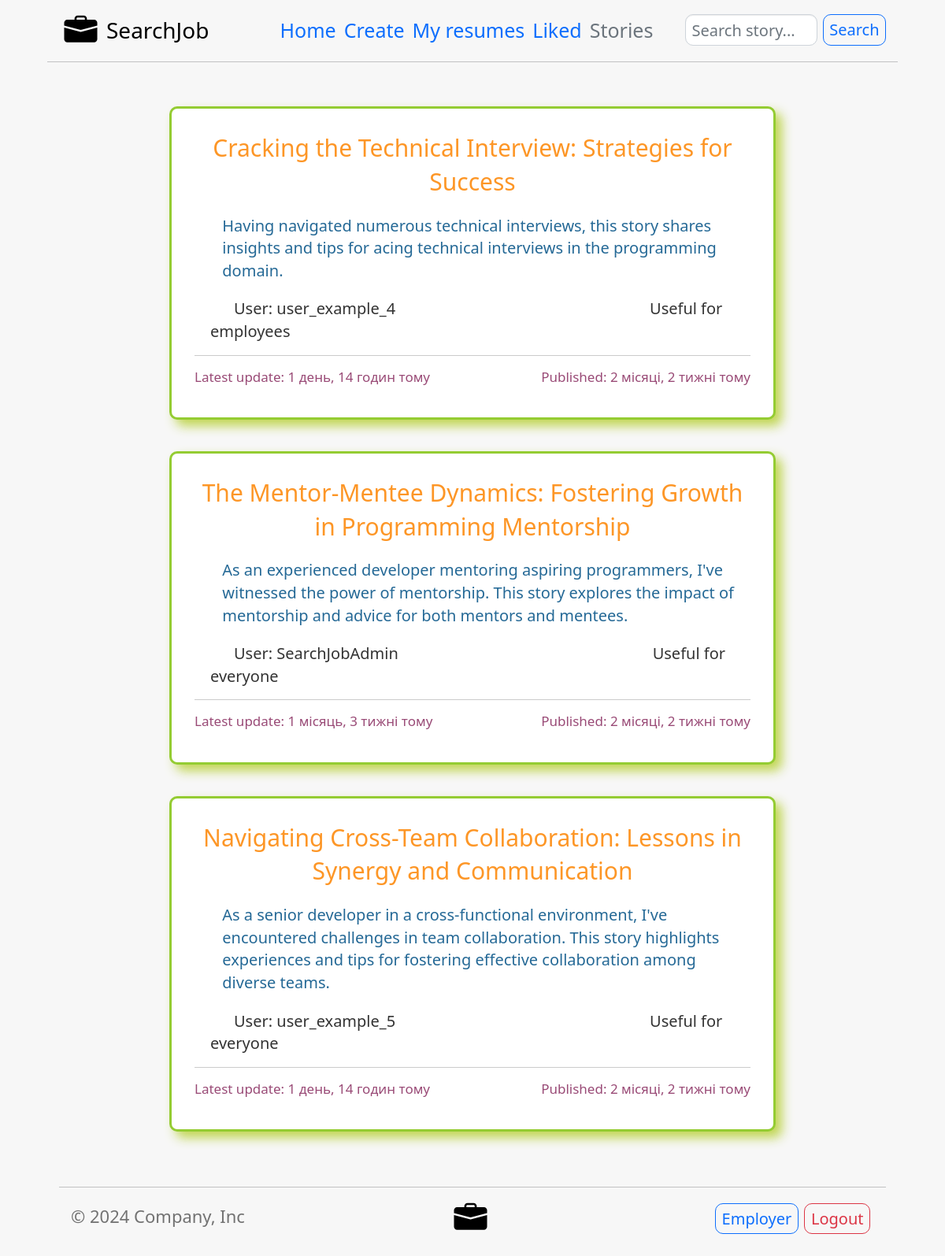
The page /story/liked_stories/ (signed in) on the database its author committed.
### story/models.py (models this page shows, shortened)
class StoryModel(models.Model):
    headline = models.CharField(verbose_name='Headline of story', max_length=200)
    title = models.TextField(verbose_name='Title of story')
    text = models.TextField(verbose_name='Text of story')
    for_who = models.CharField(verbose_name='Useful for whom', max_length=20, choices=types_of_profession(), default=types_of_profession()[2][0])
    comments = models.BooleanField(default=True)
    timestamp = models.DateTimeField(auto_now_add=True)
    update = models.DateTimeField(auto_now=True)
    user = models.ForeignKey(
        settings.AUTH_USER_MODEL,
        default=1,
        on_delete=models.PROTECT
    )
    def get_url_to_story(self):
        return f'/story/{self.id}/'
    class Meta:
        ordering = ['-timestamp']
        verbose_name = 'Story'
        verbose_name_plural = 'Stories'

### users/models.py (models this page shows)
class User(AbstractUser):
    first_name = models.CharField(max_length=40, verbose_name='First name')
    last_name = models.CharField(max_length=60, verbose_name='Last name')

### story/views.py (the view)
# urls.py: path('liked_stories/', liked_stories, name='stories-liked'),
def liked_stories(request):
    user = get_object_or_404(User, id=request.user.id)
    with open('additional_files/liked_stories.json', 'r') as file:
        data = json.load(file)
    user_id = str(user.id)
    try:
        liked_stories_lst = data['users'][user_id]
        queryset = StoryModel.objects.all().filter(id__in=liked_stories_lst)
    except KeyError:
        queryset = StoryModel.objects.all().filter(id__in=[0])
    query = request.GET.get('q_liked_s')
    if query:
        queryset = queryset.filter(
            Q(headline__icontains=query) |
            Q(for_who__icontains=query)
        )
    context = {
        'stories': queryset,
        'count_of_stories': len(queryset),
        'add_query': False,
        'user_side': settings.USER_SIDE,
        'current_year': get_current_year()
    }
    if query:
        context['add_query'] = True
    else:
        context['add_query'] = False
    return render(request, 'story/liked_stories.html', context)

### additional_functions/additional.py (called while the page is built)
def get_current_year():
    current_date = datetime.datetime.now()
    return current_date.year

### templates/story/liked_stories.html (shortened to what this page needs)
{% extends 'story/base_story_block.html' %}
{% block add_in_nav %}
    <form class="col-12 col-lg-auto mb-3 mb-lg-0 me-lg-3" style="display: flex;" action="" method="GET">
        <input type="text" style="margin-right: 7px; height: 40px; font-size: 20px; margin-top: 8px; border-radius: 10px;" name="q_liked_s" class="form-control" placeholder="Search story..." aria-label="Search" value="{{ request.GET.q_liked_s }}">
        <input type="submit" style="font-size: 20px; margin-top: 8px; border-radius: 10px;" value="Search" class="btn btn-outline-primary me-2">
    </form>
{% endblock add_in_nav %}
{% block main_content %}
    <div class="col-sm-8 col-sm-offset-2" style="margin-top: 50px; margin-bottom: 20px;">
        {% for story in stories %}
            <div class="row">
                <div class="col-sm-20" style="margin-bottom: 20px;">
                    <div class="thumbnail" style="border-radius: 10px; border: 3px solid rgba(130,196,15,0.85); box-shadow: 8px 8px 14px rgba(188,211,68,0.92);">
                        <div class="caption" style="padding: 25px;">
                            <div style="margin-bottom: 20px; text-align: center;">
                                <a href="{{ story.get_url_to_story }}" style="text-decoration: none; font-size: 30px; font-weight: 500; color: #fd9626">{{ story.headline }}</a>
                            </div>
                            <p style="font-size: 20px; margin-bottom: 20px; color: #256996; padding-left: 5%">
                                {{ story.title }}
                            </p>
                            <p style="width: 100%; overflow: hidden; margin-top: 20px; font-weight: 400; font-size: 20px; margin-left: 20px; margin-bottom: 15px;">
                                <span style="padding-left: 30px;">User: {{ story.user }}</span>
                                <span style="margin-left: 45%;">Useful for {{ story.for_who }}</span>
                            </p>
                            <hr>
                            <p style="display: flex; justify-content: space-between; font-size: 17px; margin-top: 15px; color: rgba(119,13,72,0.75)">
                                <span>Latest update: {{ story.update|timesince }} тому</span>
                                <span>Published: {{ story.timestamp|timesince }} тому</span>
                            </p>
                        </div>
                    </div>
                </div>
            </div>
        {% endfor %}
    </div>
{% endblock main_content %}

### rows shown on the page
StoryModel: headline "Cracking the Technical Interview: Strategies for Success", title "Having navigated numerous technical interviews, this story shares insights and tips for acing technical interviews in the programming domain.", user "user_example_4", for_who "employees", update "1 день, 14 годин", timestamp "2 місяці, 2 тижні"
StoryModel: headline "The Mentor-Mentee Dynamics: Fostering Growth in Programming Mentorship", title "As an experienced developer mentoring aspiring programmers, I've witnessed the power of mentorship. This story explores the impact of mentorship and advice for both mentors and mentees.", user "SearchJobAdmin", for_who "everyone", update "1 місяць, 3 тижні", timestamp "2 місяці, 2 тижні"
StoryModel: headline "Navigating Cross-Team Collaboration: Lessons in Synergy and Communication", title "As a senior developer in a cross-functional environment, I've encountered challenges in team collaboration. This story highlights experiences and tips for fostering effective collaboration among diverse teams.", user "user_example_5", for_who "everyone", update "1 день, 14 годин", timestamp "2 місяці, 2 тижні"

### other values the page prints
{{ current_year }} "2024"
